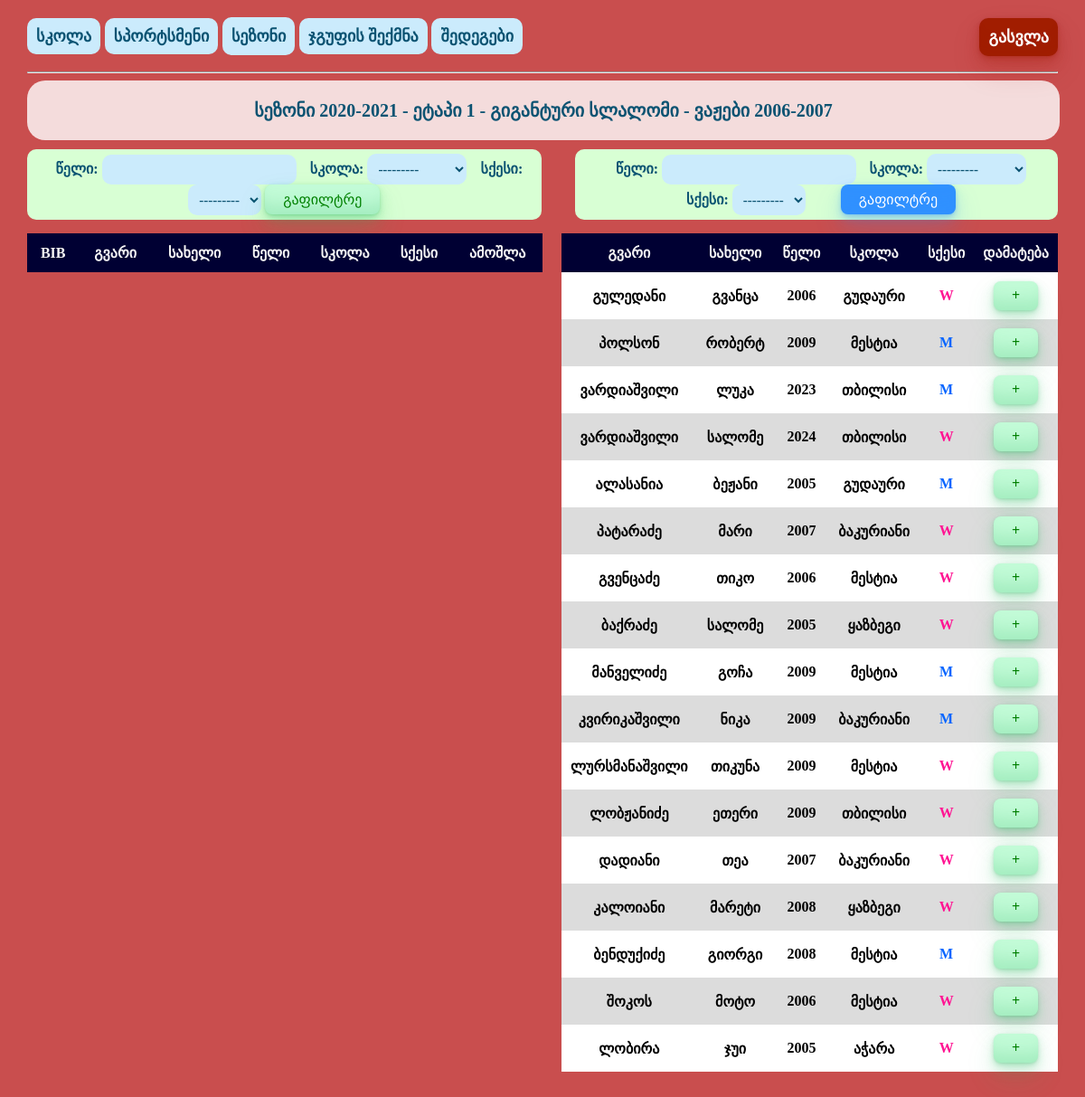
The page /staff/shuffle/11 (signed in) on the database its author committed.
### staff/models.py (models this page shows, shortened)
class Shake(models.Model):
    season_name = models.ForeignKey(Season, on_delete=models.SET_NULL, null=True)
    stage_name = models.ForeignKey(Stage, on_delete=models.SET_NULL, null=True)
    discipline = models.ForeignKey(Discipline, on_delete=models.SET_NULL, null=True)
    group_name = models.ForeignKey(Group, on_delete=models.SET_NULL, null=True)
    participants = models.ManyToManyField(Competitor, related_name='participants', blank=True)
    updated = models.DateTimeField(auto_now=True)
    created = models.DateTimeField(auto_now_add=True)
    class Meta:
        ordering = ['-updated', '-created']

class Season(models.Model):
    season_name = models.CharField(max_length=50)
    def __str__(self):
        return self.season_name

class Stage(models.Model):
    stage_name = models.CharField(max_length=50)
    def __str__(self):
        return self.stage_name

class Discipline(models.Model):
    discipline_name = models.CharField(max_length=30)
    def __str__(self):
        return self.discipline_name

class Group(models.Model):
    group_name = models.CharField(max_length=45)
    def __str__(self):
        return self.group_name

class Gender(models.Model):
    gender = models.CharField(max_length=3)
    def __str__(self):
        return self.gender

class Competitor(models.Model):
    surname = models.CharField(max_length=40, )
    name = models.CharField(max_length=30)
    year = models.IntegerField()
    school = models.ForeignKey(School, on_delete=models.SET_NULL, null=True)
    gender = models.ForeignKey(Gender, on_delete=models.SET_NULL, null=True)
    class Meta:
        db_table = 'staff_competitor'

class School(models.Model):
    school_name = models.CharField(max_length=20)
    def __str__(self):
        return self.school_name

### staff/views.py (the view)
# urls.py: path('shuffle/<int:pk>', views.shuffle, name='shuffle-add'),
@login_required(login_url='login')
def shuffle(request, pk):
    room = Shake.objects.get(pk=pk)
    competitors = Competitor.objects.all()
    myfilter = Orderfilter(request.GET, queryset=competitors)
    competitors = myfilter.qs
    if request.GET.get('competitor'):
        competitors_id = request.GET.get('competitor')
        sub_competitors = Competitor.objects.get(id=competitors_id)
        room.participants.add(sub_competitors.id)
    if request.GET.get('delete'):
        competitors_id = request.GET.get('delete')
        sub_competitors = Competitor.objects.get(id=competitors_id)
        room.participants.remove(sub_competitors.id)
    else:
        competitors_id = ""
        sub_competitors = ""
    context = {'myfilter': myfilter, 'room': room, 'competitors': competitors, 'sub_competitors': sub_competitors}
    return render(request, 'staff/shuffle-add.html', context)

### staff/templatetags/add_get_parameter.py (called while the page is built)
    def render(self, context):
        req = django.template.Variable('request').resolve(context)
        params = req.GET.copy()
        for key, value in self.values.items():
            params[key] = value.resolve(context)
        return '?%s' % params.urlencode()

### staff/templates/staff/shuffle-add.html (shortened to what this page needs)
{% extends 'staff/base.html' %}
{% block content %}
 {% load add_get_parameter %}
<body>
<div class="group_header">
    <p class="group_header_txt">
        {{ room.season_name }} - {{ room.stage_name }} -
    {{ room.discipline }} - {{ room.group_name }}</p>
</div>
<form style="width:49%;float:left;" class="filter-form" method="get">
    <label for="id_year">წელი:</label>
    {{myfilter.form.year}}
    <label for="id_school">სკოლა:</label>
    {{myfilter.form.school}}
    <label for="id_gender">სქესი:</label>
    {{myfilter.form.gender}}
    <button class="button-33"  type="submit">
        გაფილტრე
    </button>
</form>
<form style="width:46%;float:right;" class="filter-form" method="get">
    <label for="id_year">წელი:</label>
    {{myfilter.form.year}}
    <label for="id_school">სკოლა:</label>
    {{myfilter.form.school}}
    <label for="id_gender">სქესი:</label>
    {{myfilter.form.gender}}
    <button class="button-33" id="filter_btn" type="submit">
        გაფილტრე
    </button>
</form>
<div>
    <table class="competitors" style="float: left;width:50%;">
        <tr>
            <th>BIB</th>
            <th>გვარი</th>
            <th>სახელი</th>
            <th>წელი</th>
            <th>სკოლა</th>
            <th>სქესი</th>
            <th>ამოშლა</th>
        </tr>
    </table>
    <table class="competitors" style="float: right;width:46%;margin-left:4px;">
        <tr>
            <th>გვარი</th>
            <th>სახელი</th>
            <th>წელი</th>
            <th>სკოლა</th>
            <th>სქესი</th>
            <th>დამატება</th>
        </tr>
        <tr>
            {% for competitor in competitors %}
                    <tr>
                        <td>{{ competitor.surname }}</td>
                        <td>{{ competitor.name }}</td>
                        <td>{{ competitor.year }}</td>
                        <td>{{ competitor.school }}</td>
                        <td class="{{ competitor.gender }}" >{{ competitor.gender }}</td>
                        <td>
                            <a class="button-33" href="{% add_get competitor=competitor.id delete=''%}"> + </a>
                        </td>
                    </tr>
            {% endfor %}
        </tr>
    </table>
</div>
</body>
{% endblock content %}

### staff/static/staff/style.css (style rules this page uses)
html, body { height: 100%; width: 100%; background-repeat: no-repeat; background-size: 100% 100%; }
html { display: table; margin: auto; }
body { padding-right:30px; padding-left:30px; display: table-cell; justify-content:center; align-items:center; }
.competitors,#schools { margin-bottom: 30px; font-family: "BPG Nino Mtavruli"; font-weight: bolder; border-collapse: collapse; width: 80%; border: 0px; border-radius: 5px; margin-left: auto; margin-right: auto; }
.competitors td,th { border: 0px; padding:10px; text-align: center; }
.competitors tr,#schools tr { background-color: #ffffff; }
.competitors tr:nth-child(even),#schools tr:nth-child(even) { background-color: #DCDCDC; }
.competitors th,#schools th { padding-top: 12px; padding-bottom: 12px; text-align: center; background-color: #000033; color: #f6f5f5; }
.counter,label { font-family: "BPG Nino Mtavruli"; font-weight: bolder; color: #0b5372; }
label { margin-left:2%; }
input[type=text],input[type=number],input[type=password],select { border-radius: 10px; font-size: 15px; font-family: "BPG Nino Mtavruli"; font-weight: bold; border:none; padding: 8px; background-color: #cbebfc; color: #0b5372; }
body { background-color: rgb(201, 78, 78); }
.M { color: #0765ff; }
.W { color: deeppink; }
.filter-form { text-align: center; justify-content:center; background-color: white; padding: 5px; width:100%; margin-bottom: 15px; width: 60%; background-color: #d8ffd4; border-radius: 10px; }
.button-33 { background-color: #c2fbd7; border-radius: 8px; box-shadow: rgba(44, 187, 99, .2) 0 -25px 18px -14px inset,rgba(44, 187, 99, .15) 0 1px 2px,rgba(44, 187, 99, .15) 0 2px 4px,rgba(44, 187, 99, .15) 0 4px 8px,rgba(44, 187, 99, .15) 0 8px 16px,rgba(44, 187, 99, .15) 0 16px 32px; color: green; cursor: pointer; display: inline-block; font-family: "BPG Nino Mtavruli"; padding: 7px 20px; text-align: center; text-decoration: none; transition: all 250ms; border: 0; font-size: 16px; user-select: none; -webkit-user-select: none; touch-action: manipulation; }
#filter_btn { font-family:"BPG Nino Mtavruli"; margin-left:35px; color: white; background:#3091ff; box-shadow: rgba(48, 145, 255, .2) 0 -25px 18px -14px inset,rgba(48, 145, 255, .15) 0 1px 2px,rgba(48, 145, 255, .15) 0 2px 4px,rgba(48, 145, 255, .15) 0 4px 8px,rgba(48, 145, 255, .15) 0 8px 16px,rgba(48, 145, 255, .15) 0 16px 32px; }
.group_header { width: 100%; text-align: center; justify-content: center; background:rgba(255, 255, 255, 0.8); border-radius: 20px; padding: 1px; margin-bottom: 10px; }
.group_header_txt { font-weight: bold; font-family: "BPG Nino Mtavruli"; font-size: 20px; color: #0b5372; }

### rows shown on the page
Shake: season_name "სეზონი 2020-2021", stage_name "ეტაპი 1", discipline "გიგანტური სლალომი", group_name "ვაჟები 2006-2007"
Gender: gender "---------"
Competitor: surname "გულედანი", name "გვანცა", year "2006", school "გუდაური", gender "W"
Competitor: surname "პოლსონ", name "რობერტ", year "2009", school "მესტია", gender "M"
Competitor: surname "ვარდიაშვილი", name "ლუკა", year "2023", school "თბილისი", gender "M"
Competitor: surname "ვარდიაშვილი", name "სალომე", year "2024", school "თბილისი", gender "W"
Competitor: surname "ალასანია", name "ბეჟანი", year "2005", school "გუდაური", gender "M"
Competitor: surname "პატარაძე", name "მარი", year "2007", school "ბაკურიანი", gender "W"
Competitor: surname "გვენცაძე", name "თიკო", year "2006", school "მესტია", gender "W"
Competitor: surname "ბაქრაძე", name "სალომე", year "2005", school "ყაზბეგი", gender "W"
Competitor: surname "მანველიძე", name "გოჩა", year "2009", school "მესტია", gender "M"
Competitor: surname "კვირიკაშვილი", name "ნიკა", year "2009", school "ბაკურიანი", gender "M"
Competitor: surname "ლურსმანაშვილი", name "თიკუნა", year "2009", school "მესტია", gender "W"
Competitor: surname "ლობჟანიძე", name "ეთერი", year "2009", school "თბილისი", gender "W"
Competitor: surname "დადიანი", name "თეა", year "2007", school "ბაკურიანი", gender "W"
Competitor: surname "კალოიანი", name "მარეტი", year "2008", school "ყაზბეგი", gender "W"
Competitor: surname "ბენდუქიძე", name "გიორგი", year "2008", school "მესტია", gender "M"
Competitor: surname "შოკოს", name "მოტო", year "2006", school "მესტია", gender "W"
Competitor: surname "ლობირა", name "ჯუი", year "2005", school "აჭარა", gender "W"
